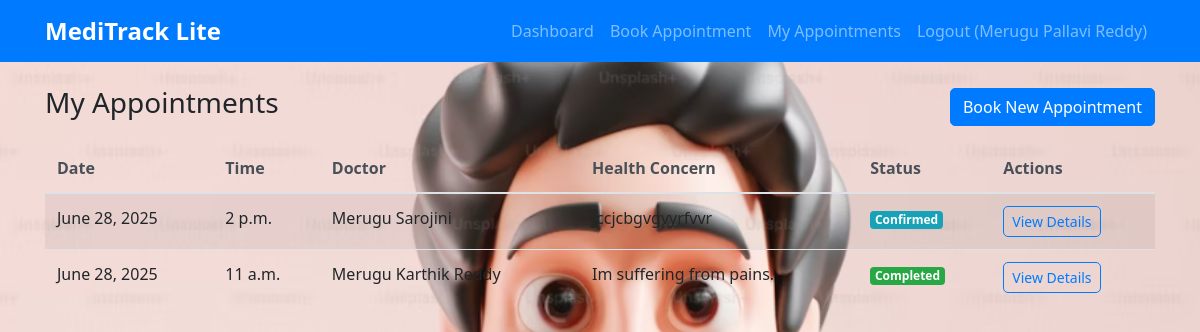
The page /appointments/list/ (signed in) on the database its author committed.
### accounts/models.py (models this page shows, shortened)
class User(AbstractUser):
    ROLE_CHOICES = [
        ('patient', 'Patient'),
        ('doctor', 'Doctor'),
    ]
    role = models.CharField(max_length=10, choices=ROLE_CHOICES)
    def is_patient(self):
        return self.role == 'patient'

### appointments/models.py (models this page shows, shortened)
class Appointment(models.Model):
    STATUS_CHOICES = [
        ('pending', 'Pending'),
        ('confirmed', 'Confirmed'),
        ('in_progress', 'In Progress'),
        ('completed', 'Completed'),
    ]
    patient = models.ForeignKey(User, on_delete=models.CASCADE, related_name='patient_appointments')
    doctor = models.ForeignKey(User, on_delete=models.CASCADE, related_name='doctor_appointments', null=True, blank=True)
    preferred_doctor = models.ForeignKey(User, on_delete=models.CASCADE, related_name='preferred_appointments', null=True, blank=True)
    appointment_date = models.DateField()
    appointment_time = models.TimeField()
    health_concern = models.TextField(max_length=200)
    status = models.CharField(max_length=20, choices=STATUS_CHOICES, default='pending')
    created_at = models.DateTimeField(auto_now_add=True)
    updated_at = models.DateTimeField(auto_now=True)
    class Meta:
        ordering = ['-created_at']

### appointments/views.py (the view)
# urls.py: path('list/', views.appointments_list, name='appointments_list'),
@login_required
def appointments_list(request):
    if request.user.is_patient():
        appointments = Appointment.objects.filter(patient=request.user).order_by('-created_at')
    else:
        appointments = Appointment.objects.filter(status='pending').order_by('-created_at')
    return render(request, 'appointments/appointments_list.html', {'appointments': appointments})

### templates/appointments/appointments_list.html (shortened to what this page needs)
{% extends 'base.html' %}
{% block content %}
<div class="row">
    <div class="col-12">
        <div class="d-flex justify-content-between align-items-center mb-3">
            <h3>
                {% if user.is_patient %}
                    My Appointments
                {% else %}
                    Pending Appointments
                {% endif %}
            </h3>
            {% if user.is_patient %}
                <a href="{% url 'appointments:book_appointment' %}" class="btn btn-primary">Book New Appointment</a>
            {% endif %}
        </div>
        <div class="table-responsive">
            <table class="table table-striped">
                <thead>
                    <tr>
                        {% if user.is_patient %}
                            <th>Date</th>
                            <th>Time</th>
                            <th>Doctor</th>
                            <th>Health Concern</th>
                            <th>Status</th>
                            <th>Actions</th>
                        {% endif %}
                    </tr>
                </thead>
                <tbody>
                    {% for appointment in appointments %}
                        <tr>
                            {% if user.is_patient %}
                                <td>{{ appointment.appointment_date }}</td>
                                <td>{{ appointment.appointment_time }}</td>
                                <td>{{ appointment.doctor.get_full_name|default:"Not assigned" }}</td>
                                <td>{{ appointment.health_concern|truncatechars:50 }}</td>
                                <td>
                                    <span class="badge badge-{% if appointment.status == 'completed' %}success{% elif appointment.status == 'confirmed' %}info{% elif appointment.status == 'in_progress' %}warning{% else %}secondary{% endif %}">
                                        {{ appointment.get_status_display }}
                                    </span>
                                </td>
                                <td>
                                    <a href="{% url 'appointments:appointment_detail' appointment.id %}" class="btn btn-sm btn-outline-primary">View Details</a>
                                </td>
                            {% endif %}
                        </tr>
                    {% empty %}
                        <tr>
                            <td colspan="6" class="text-center">No appointments found.</td>
                        </tr>
                    {% endfor %}
                </tbody>
            </table>
        </div>
    </div>
</div>
{% endblock %}

### templates/base.html (shortened to what this page needs)
<!DOCTYPE html>
<html lang="en">
<head>
    {% load bootstrap4 %}
    {% bootstrap_css %}
    {% load static %}
    <link href="{% load static %}{% static 'cssfiles/style.css' %}" rel="stylesheet">
</head>
<body style="background-image: url('{% static 'images/doctor.png' %}'); background-size: cover; background-repeat: no-repeat; background-position: center; background-attachment: fixed;">
    <nav class="navbar navbar-expand-lg navbar-dark bg-primary">
        <div class="container">
            <a class="navbar-brand" href="{% url 'accounts:dashboard' %}">MediTrack Lite</a>
            {% if user.is_authenticated %}
            <div class="navbar-nav ml-auto">
                <a class="nav-link" href="{% url 'accounts:dashboard' %}">Dashboard</a>
                {% if user.is_patient %}
                    <a class="nav-link" href="{% url 'appointments:book_appointment' %}">Book Appointment</a>
                    <a class="nav-link" href="{% url 'appointments:appointments_list' %}">My Appointments</a>
                {% elif user.is_doctor %}
                    <a class="nav-link" href="{% url 'appointments:appointments_list' %}">Pending Appointments</a>
                    <a class="nav-link" href="{% url 'appointments:my_appointments' %}">My Appointments</a>
                {% endif %}
                <a class="nav-link" href="{% url 'accounts:logout' %}">Logout ({{ user.get_full_name }})</a>
            </div>
            {% endif %}
        </div>
    </nav>
    <div class="container mt-4">
        {% block content %}
        {% endblock %}
    </div>
</body>
</html>

### static/cssfiles/style.css (style rules this page uses)
.navbar-brand { font-weight: bold; font-size: 1.5rem; }
.btn { border-radius: 5px; }
.badge { font-size: 0.75rem; }
.table th { border-top: none; font-weight: 600; color: #495057; }

### rows shown on the page
User: get_full_name "Merugu Pallavi Reddy"
Appointment: appointment_date "June 28, 2025", appointment_time "2 p.m.", doctor.get_full_name "Merugu Sarojini", health_concern "jccjcbgvgvyrfvvr", status "Confirmed"
Appointment: appointment_date "June 28, 2025", appointment_time "11 a.m.", doctor.get_full_name "Merugu Karthik Reddy", health_concern "Im suffering from pains.", status "Completed"
